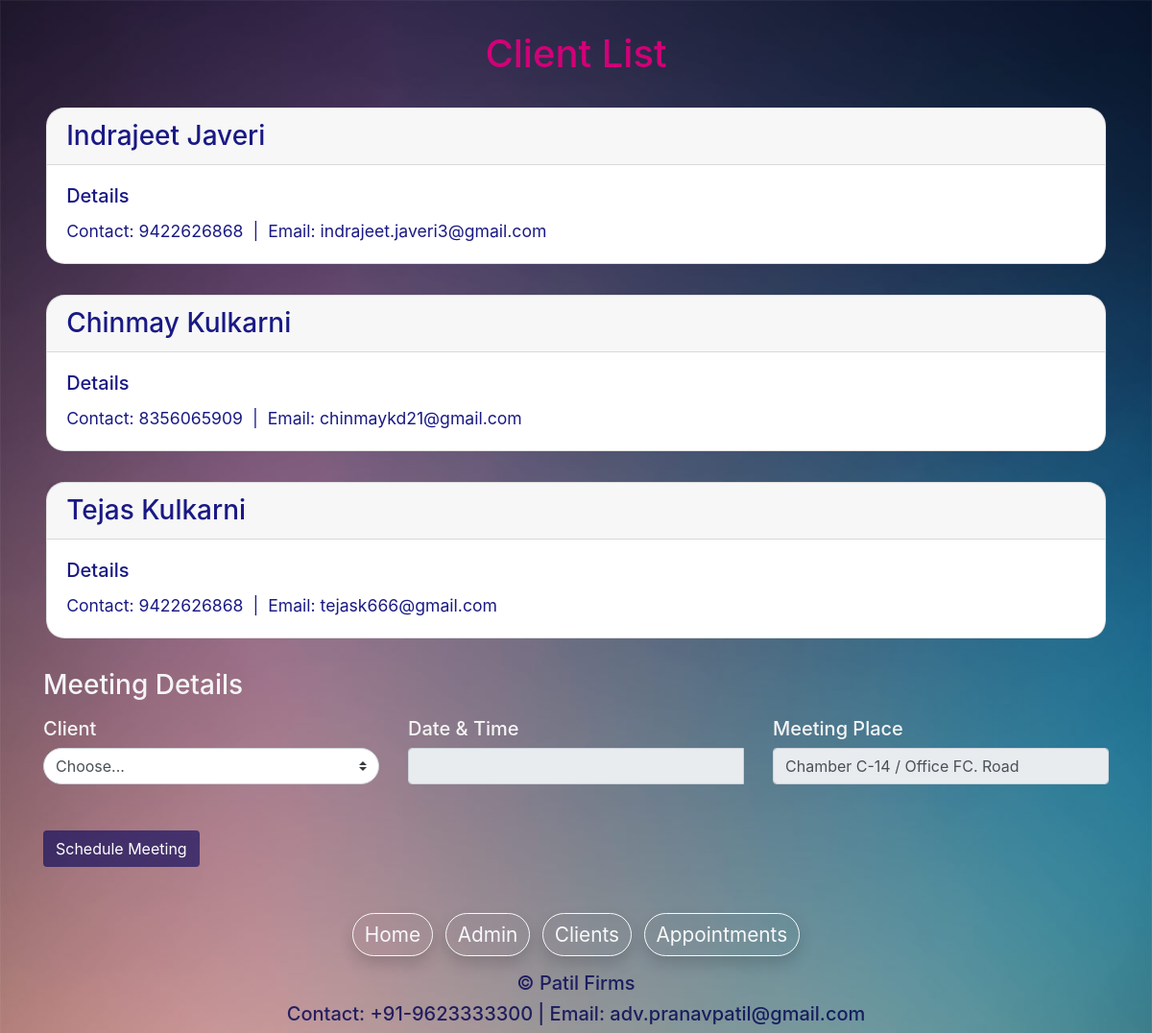
The app's page /clients with its own data.
### patiladmin/models.py (models this page shows, shortened)
class client(models.Model):
    first_name = models.CharField(max_length=255)
    last_name = models.CharField(max_length=255)
    contact = models.BigIntegerField()
    email = models.CharField(max_length=255)
    pVisit = models.CharField(max_length=255)
    address = models.CharField(max_length=255)
    city = models.CharField(max_length=255)
    state = models.CharField(max_length=255)
    zipcode = models.BigIntegerField()
    dateofvisit = models.DateField(default=timezone.now)

### patiladmin/views.py (the view)
# urls.py: path('clients', views.clientlist),
def clientlist(request):
    clist = client.objects.all()
    return render(request, 'patiladmin/clients.html', {'clients': clist})

### patiladmin/templates/patiladmin/clients.html (shortened to what this page needs)
{% extends 'patiladmin/baselayout.html' %}
{% load static %}
{% block content%}
<div class="container">
    <link rel="stylesheet" href="https://cdnjs.cloudflare.com/ajax/libs/animate.css/3.7.0/animate.min.css" type="text/css">
<div class="text-center" style="padding-top: 2rem;color: rgb(210,0,120)">
        <h1>Client List</h1>
    </div>
    {% for client in clients %}
<div style="background-color: rgb(256, 256, 256);color: rgba(0,0,120,0.9);margin: 2rem 0.2rem;border-radius: 1.2rem;"
    class="card animated fadeIn">
        <h3 class="card-header">{{client.first_name}}&nbsp;{{client.last_name}}</h5>
            <div class="card-body">
            <h5 class="card-title">Details</h5>
            <p class="card-text" style="font-size: 1.1rem;">Contact: {{client.contact}}&nbsp;&nbsp;|&nbsp;&nbsp;Email: {{client.email}}</p>
            </div>
    </div>
    {% endfor %}
    <div class="row">
        <div class="col-md-12">
            <form action="/schedule" method="POST">
                <h3 class="mb-3">Meeting Details</h4>
            <div class="row">
                <div class="col-md-4 mb-3">
                <h5>Client</h5>
                <select name="test" style="margin-bottom : 2rem;border-radius: 1.2rem;" class="custom-select d-block w-100" id="country"
                required>
                <option value="">Choose...</option>
                </select>
                </div>
                <div class="col-md-4 mb-3">
                    <h5 for="dtp_input1" class="control-label">Date & Time</h5>
                    <div style="border-radius: 1.2rem;" class="input-group date form_datetime" data-link-field="dtp_input1">
                    <input class="form-control" size="16" type="text" value="" id="dtp_input1" name="dateA" readonly>
                    </div>
                </div>
                <div class="col-md-4 mb-3">
                <h5>Meeting Place</h5>
                <input class="form-control" size="16" type="text" value="Chamber C-14 / Office FC. Road" id="meet" name="placeA" readonly>
                </div>
            </div>
            <button type=submit class="btn" style="color:#FFFFFF;background-color: rgba(0, 0, 90, 0.6)">Schedule Meeting</a>
            </form>
        </div>
    </div>
</div>
{% endblock %}

### records on screen
client: first_name "Indrajeet", last_name "Javeri", contact "9422626868", email "indrajeet.javeri3@gmail.com"
client: first_name "Chinmay", last_name "Kulkarni", contact "8356065909", email "chinmaykd21@gmail.com"
client: first_name "Tejas", last_name "Kulkarni", contact "9422626868", email "tejask666@gmail.com"
